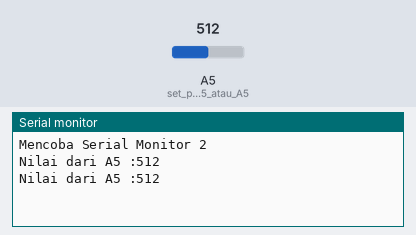
This sketch was run on a simulated Arduino Uno, built with avr-gcc and run on an emulated ATmega328P. Shown: the last lines printed to the serial monitor. The test bench sets the inputs (shaded band); at power-on: A5 (set_pin_Analog_5_atau_A5) = 512.

Above: at 1.8 s.
1.9 s: A5 (set_pin_Analog_5_atau_A5) set to 716
At 2.5 s:
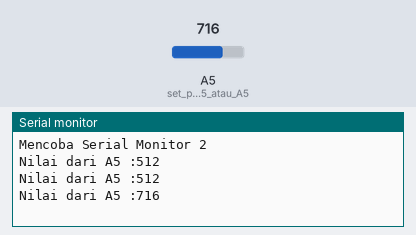
3.4 s: A5 (set_pin_Analog_5_atau_A5) set to 900
At 4.8 s:
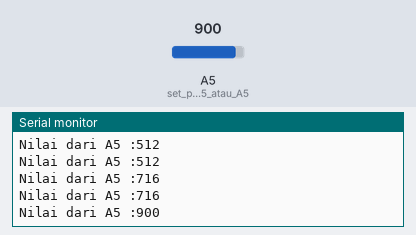
Timing chart, 0 to 6.4 s (numbered marks = the images above; inputs shaded):
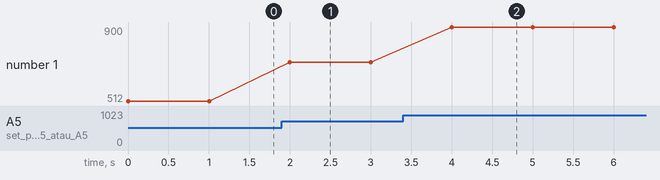

Measured:
- after the input at 1.9 s, the serial monitor: prints a new line after 0.10 s (image 1)
- after the input at 3.4 s, the serial monitor: prints a new line after 0.60 s (image 2)
- plotted number 1: 512 → 716 after the input at 1.9 s, 716 → 900 after the input at 3.4 s

The sketch:

TUTORIAL_Serial_Monitor_2.ino
```cpp
/*
   TUTORIAL SERIAL MONITOR ARDUINO
   MENAMPILKAN NILAI DARI SEBUAH PIN
*/


void setup() {
  Serial.begin(115200);//memulai inisiasi komunikasi serial dengan baud rate 115200 bps
  Serial.println("Mencoba Serial Monitor 2");
  pinMode(A5,INPUT); //set pin Analog 5 atau A5 menjadi input
}

void loop() {
  int nilai = analogRead(A5);
  Serial.print("Nilai dari A5 :");
  Serial.println(nilai);
  delay(1000);
}
```
